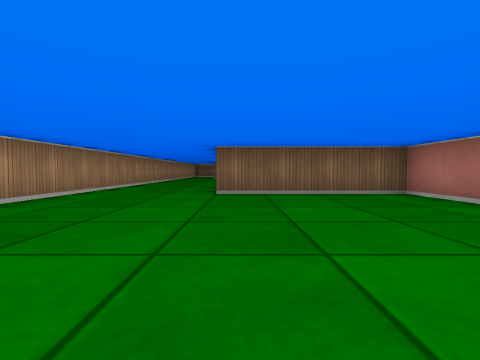
[1] (above)

18 first-person views from a walk through a cub3D level. The camera is about half as high as the walls, tilts 2° down and sees 85° across. The floor is counted in squares. Each view is taken from the middle of a square. On the plan, view 1 faces up. The plan holds only what a view shows up to about 9 squares ahead; the rest is blank.

[2]
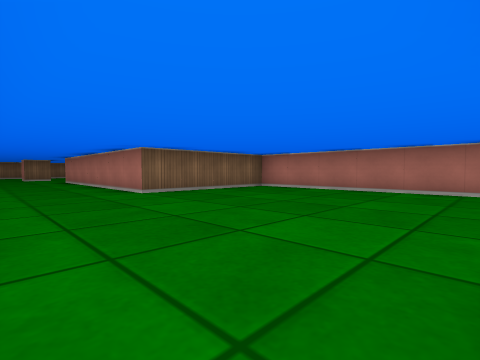

[3]
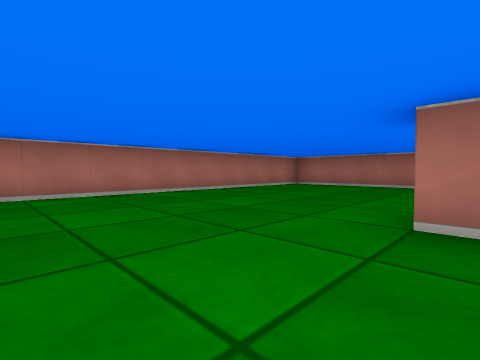

[4]
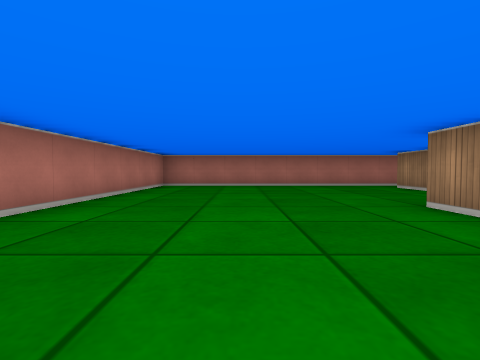

[5]
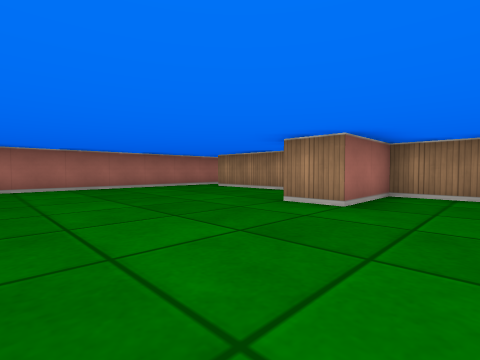

[6]
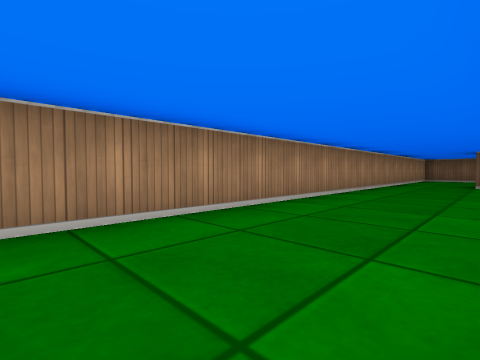

[7]
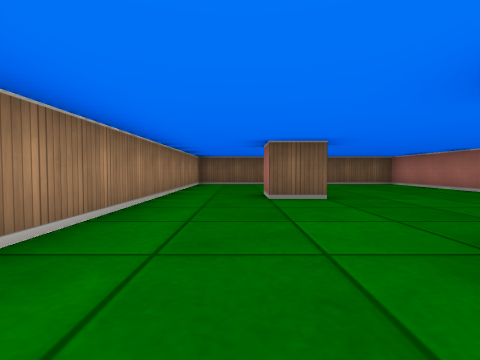

[8]
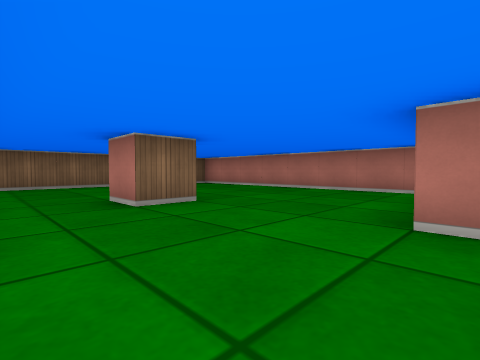

[9]
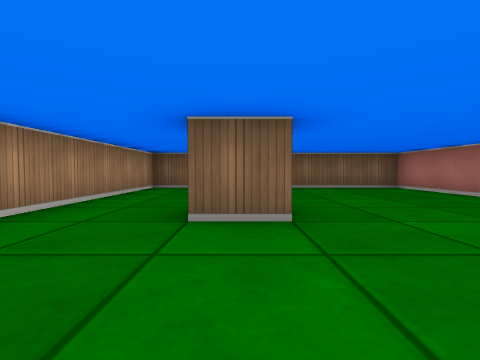

[10]
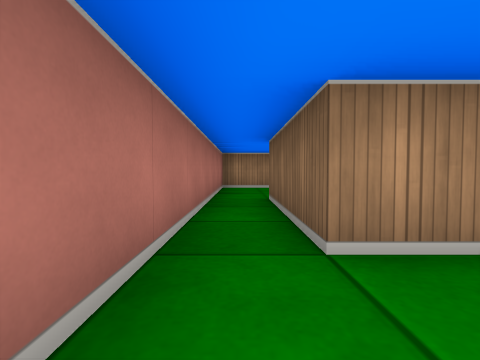

[11]
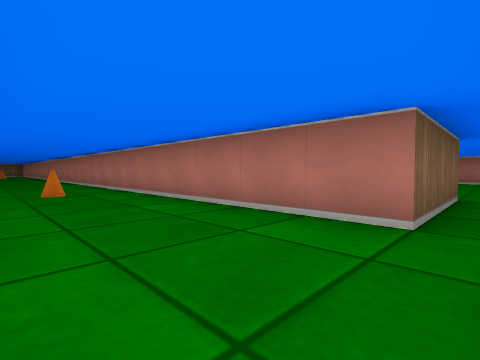

[12]
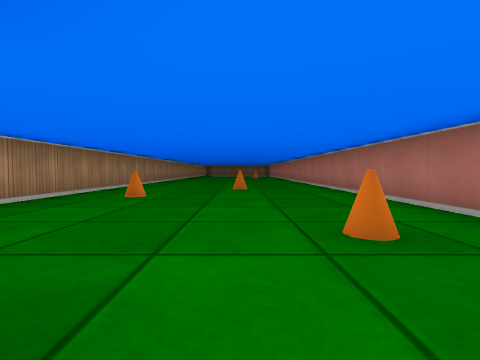

[13]
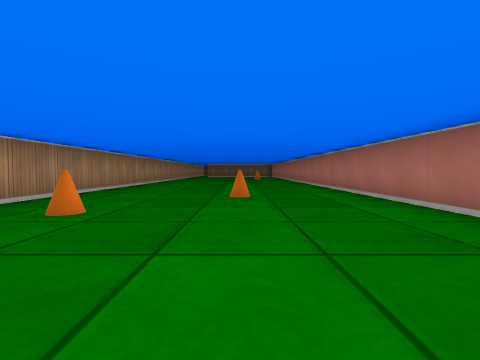

[14]
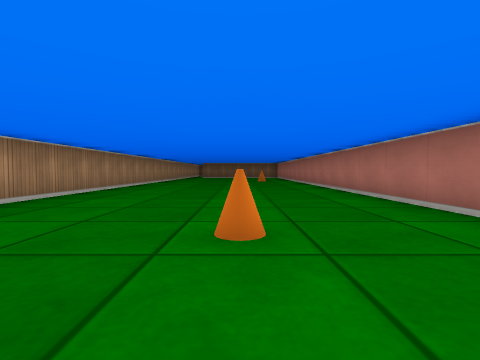

[15]
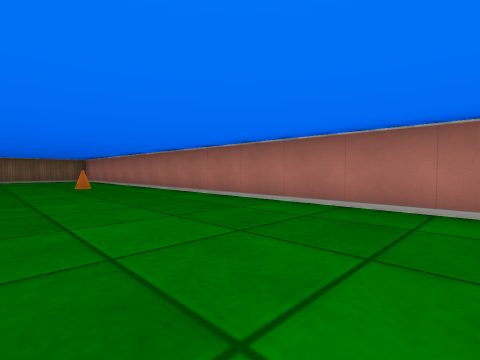

[16]
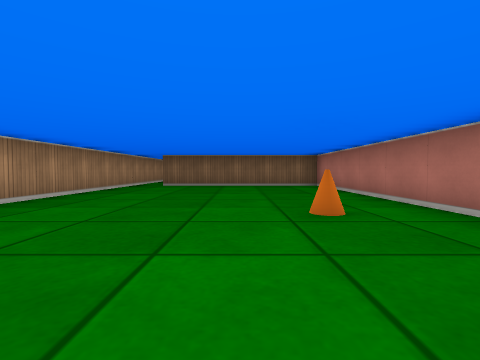

[17]
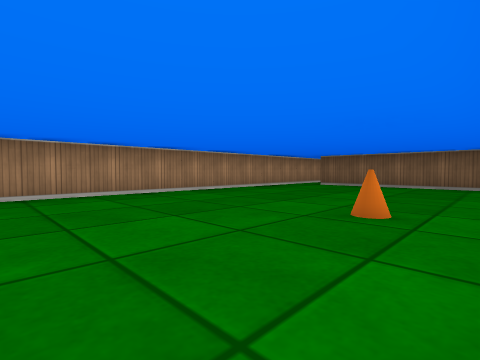

[18]
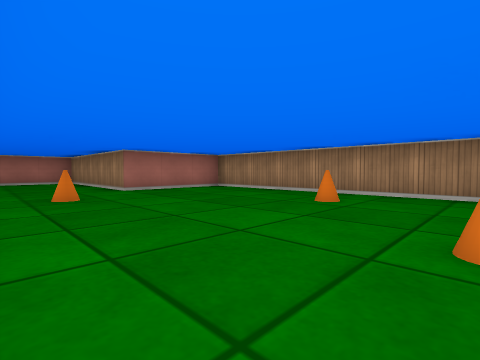

### Floor plan
Points are (right, up) in squares from view 1. A wall is a line through its corners. A room is listed if a view was taken in it or the views show most of it. See-through windows are left out.
Room 1 (views 1, 2, 3, 4, 5, 6, 7, 8, 9, 10)
walls: (-0.5, 12) (-0.5, 12.5); (-3.5, 0.9) (-3.5, -0.5) (-1.5, -0.5) (-1.5, -1.5); (3.5, 13.2) (3.5, 20.5) (-3.5, 20.5) (-3.5, 3.8); (-0.4, 15.5) (-1.5, 15.5) (-1.5, 16.5); (-3.5, -2.9) (-3.5, -5.5); (-3.5, -6.5) (3.5, -6.5) (3.5, 5.5) (-0.5, 5.5) (-0.5, 10.2)
ways out: opening at (-4, -6) to room 2
Room 2 (views 11, 12, 13, 14, 15, 16, 17, 18)
walls: (-12.5, 21) (-12.5, -1.5) (-9.5, -1.5) (-9.5, -6.5) (-3.5, -6.5); (-3.5, -5.5) (-6.5, -5.5) (-6.5, 20.5) (-11.5, 20.5)
ways out: opening at (-4, -6) to room 1
objects: cone (-11, 3); cone (-9, 5); cone (-8, 0); cone (-8, 15)

Where each view was taken, in squares from view 1:
view 1: 0 up, 0 right, facing up
view 2: 0 up, 3 left, facing up-right
view 3: 2 up, 2 left, facing down-right
view 4: 2 up, 1 right, facing down
view 5: 1 up, 2 right, facing down-left
view 6: 6 up, 1 left, facing up-left
view 7: 11 up, 2 left, facing up
view 8: 12 up, 3 left, facing up-right
view 9: 13 up, 1 left, facing up
view 10: 6 down, 2 left, facing left
view 11: 6 down, 9 left, facing up-right
view 12: 2 down, 9 left, facing up
view 13: 0 up, 9 left, facing up
view 14: 3 up, 9 left, facing up
view 15: 7 up, 10 left, facing up-right
view 16: 12 up, 9 left, facing up
view 17: 12 up, 7 left, facing up-left
view 18: 5 up, 7 left, facing down-left
